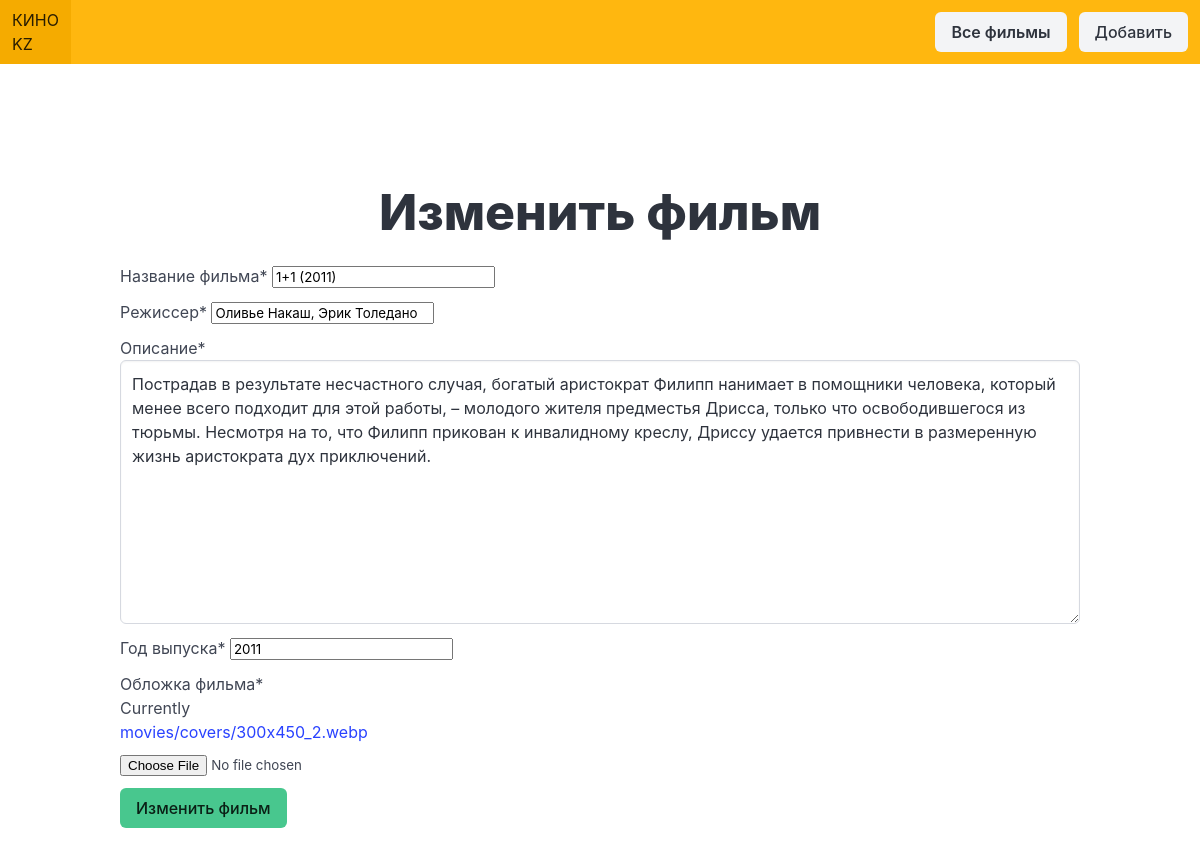
The app's page /update/5/ with its own data.
### movie_app/models.py (models this page shows, shortened)
class Movie(models.Model):
    name=models.CharField("",max_length=255)
    description=models.TextField("")
    director=models.CharField("",max_length=255)
    year=models.IntegerField("")
    cover=models.ImageField(upload_to='movies/covers/')

### movie_app/views.py (the view)
# urls.py: path('update/<int:pk>/',views.update_movie, name='update_movie'),
def update_movie(request, pk):
    movie = get_object_or_404(Movie, pk=pk)
    if request.method == 'POST':
        form = MovieForm(request.POST, request.FILES, instance=movie)
        if form.is_valid():
            form.save()
            return redirect('movies_page')
    else:
        form = MovieForm(instance=movie)
        context={
        'form':form
    }
    return render(request, 'create_movie.html',context)

### movie_app/forms.py
class MovieForm(forms.ModelForm):
    class Meta:
        model = Movie
        fields = ['name', 'director', 'description', 'year', 'cover']
        labels = {
            'name': 'Название фильма',
            'director': 'Режиссер',
            'description': 'Описание',
            'year': 'Год выпуска',
            'cover': 'Обложка фильма',
        }

### movie_app/templates/create_movie.html (shortened to what this page needs)
{% extends 'base.html' %}
{% load crispy_forms_tags %}
{% block content %}
<section class="movie-list">
    <div class="container">
        <h1 class="title">
            {% if form.instance.pk %}
            Изменить фильм
            {%else%}
            Добавить фильм
            {%endif%}
         </h1>
   <form method="post" enctype="multipart/form-data">
    {{form|crispy}}
<button type="submit" class="button is-success">{% if form.instance.pk %}
    Изменить фильм
    {%else%}
    Добавить фильм
    {%endif%}</button>
   </form>
    </div>
</section>
{% endblock %}

### movie_app/static/style.css (style rules this page uses)
.movie-list { padding: 120px 0; }
.title { text-align: center; font-size:50px; }

### records on screen
Movie: name "1+1 (2011)", director "Оливье Накаш, Эрик Толедано", description "Пострадав в результате несчастного случая, богатый аристократ Филипп нанимает в помощники человека, который менее всего подходит для этой работы, – молодого жителя предместья Дрисса, только что освободившегося из тюрьмы. Несмотря на то, что Филипп прикован к инвалидному креслу, Дриссу удается привнести в размеренную жизнь аристократа дух приключений.", year "2011"
